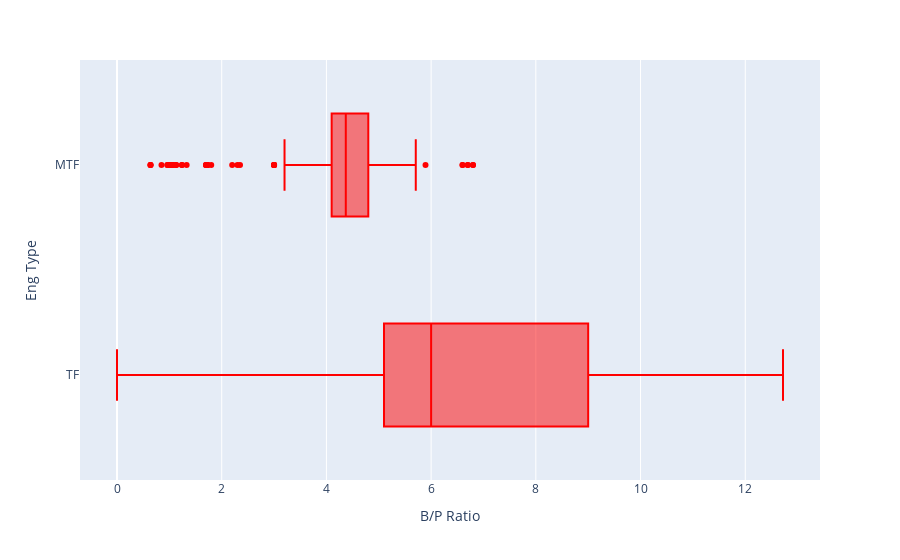

Notebook cell for this chart:
### Code cell
fig = px.box(df, x="B/P Ratio", y='Eng Type', points="outliers", color_discrete_sequence = ['red'])
fig.show()

### Figure 1 — Plotly figure (JSON) as saved in the notebook; plotly's stock layout.template omitted (floating-point values rounded to 4 significant figures; data arrays with more than 128 entries replaced by an {"elided": "..."} marker saying what was removed)
{"data": [{"alignmentgroup": "True", "boxpoints": "outliers", "hovertemplate": "B/P Ratio=%{x}<br>Eng Type=%{y}<extra></extra>", "legendgroup": "", "marker": {"color": "red"}, "name": "", "notched": false, "offsetgroup": "", "orientation": "h", "showlegend": false, "type": "box", "x": {"elided": "815 float values"}, "x0": " ", "xaxis": "x", "y": {"elided": "815 str values"}, "y0": " ", "yaxis": "y"}], "layout": {"boxmode": "group", "legend": {"tracegroupgap": 0}, "margin": {"t": 60}, "xaxis": {"anchor": "y", "domain": [0, 1], "title": {"text": "B/P Ratio"}}, "yaxis": {"anchor": "x", "domain": [0, 1], "title": {"text": "Eng Type"}}}}
